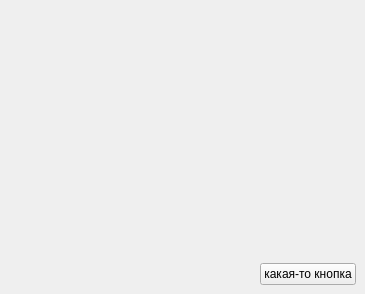
<?xml version="1.0" encoding="UTF-8"?>
<ui version="4.0">
 <class>MainWindow</class>
 <widget class="QMainWindow" name="MainWindow">
  <property name="geometry">
   <rect>
    <x>0</x>
    <y>0</y>
    <width>365</width>
    <height>294</height>
   </rect>
  </property>
  <property name="windowTitle">
   <string>Какое-то окно</string>
  </property>
  <widget class="QWidget" name="centralwidget">
   <layout class="QVBoxLayout" name="verticalLayout">
    <item>
     <spacer name="verticalSpacer">
      <property name="orientation">
       <enum>Qt::Vertical</enum>
      </property>
      <property name="sizeHint" stdset="0">
       <size>
        <width>20</width>
        <height>40</height>
       </size>
      </property>
     </spacer>
    </item>
    <item>
     <layout class="QHBoxLayout" name="horizontalLayout">
      <item>
       <spacer name="horizontalSpacer">
        <property name="orientation">
         <enum>Qt::Horizontal</enum>
        </property>
        <property name="sizeHint" stdset="0">
         <size>
          <width>40</width>
          <height>20</height>
         </size>
        </property>
       </spacer>
      </item>
      <item>
       <widget class="QPushButton" name="pushButton">
        <property name="text">
         <string>какая-то кнопка</string>
        </property>
       </widget>
      </item>
     </layout>
    </item>
   </layout>
  </widget>
 </widget>
 <resources/>
 <connections/>
</ui>
